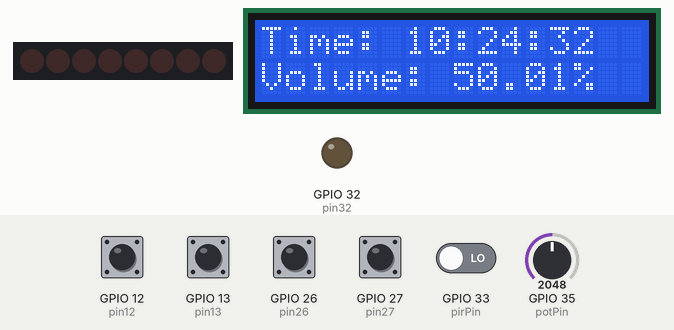
Simulated run of this sketch. Board: ESP32. Shown: 8 shift-register outputs drawn as a row of LEDs (first output left, lit = HIGH), 16×2 character LCD, output pins drawn as LEDs (lit = HIGH). Wiring (inferred from the names in the program): shift register (74HC595): data GPIO 2; shift clock GPIO 4; latch GPIO 5. Wiring (inferred from the signals the program sends): row of LEDs: on Q0, Q1, Q2, Q3, Q4, Q5, Q6, Q7. The inputs (shaded band) are chosen by the test bench; at power-on: GPIO 12 (pin12), GPIO 13 (pin13), GPIO 26 (pin26), GPIO 27 (pin27) HIGH, GPIO 33 (pirPin) LOW, GPIO 35 (potPin) = 2048. WiFi joins after 1.5 s; servers stay silent unless stated; network time is answered at once with the bench clock; the local clock reads 2024-03-15 10:24:30 at power-on unless the sketch sets it; USB keyboard and mouse output is not drawn; pins used as bus, display or sensor lines are not drawn; what the sketch prints to the serial monitor is not drawn.

Above: at 3.5 s.
3.6 s: GPIO 27 (pin27) pulled LOW for 1 s
At 7.8 s:
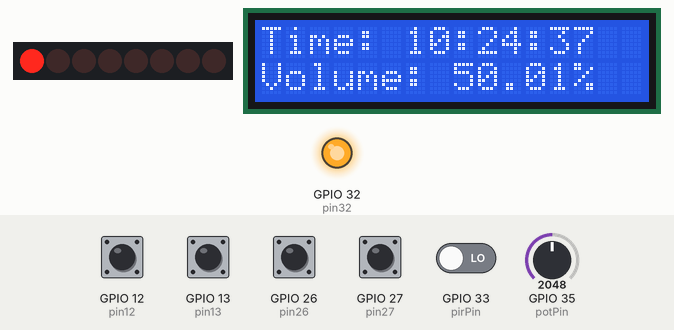
8.1 s: GPIO 26 (pin26) pulled LOW for 1 s
At 11.4 s:
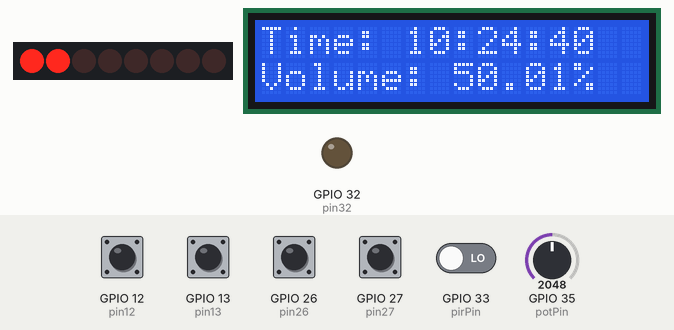
12.6 s: GPIO 26 (pin26) pulled LOW for 1 s
At 14.3 s:
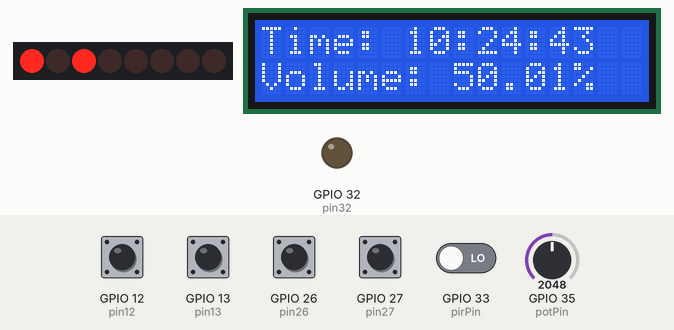
17.1 s: GPIO 35 (potPin) set to 2866
At 19.4 s:
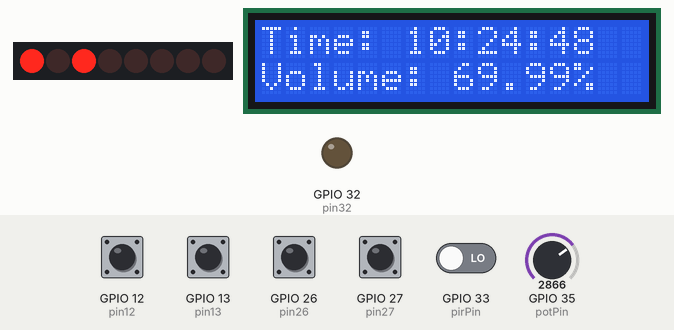
19.8 s: GPIO 35 (potPin) set to 3603
At 22.7 s:
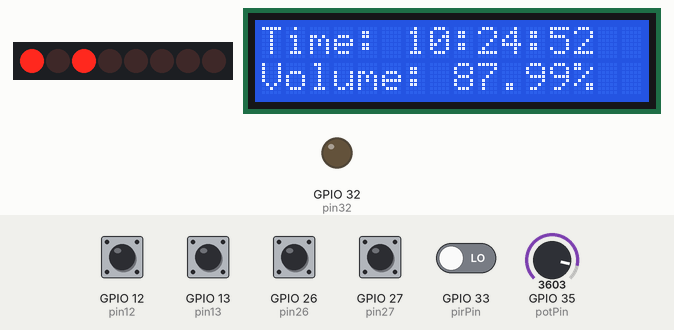
22.8 s: GPIO 27 (pin27) pulled LOW for 1 s
At 61.7 s:
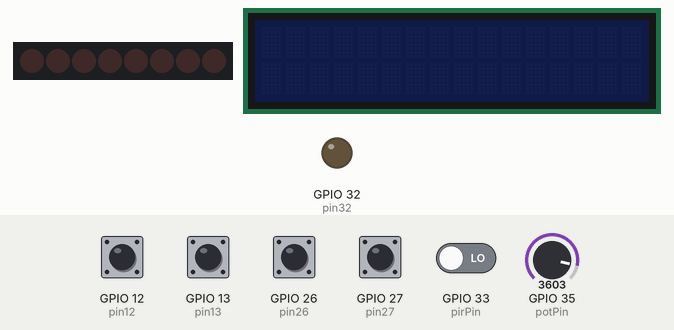
Timing chart, 0 to 61.9 s (numbered marks = the images above; inputs shaded):
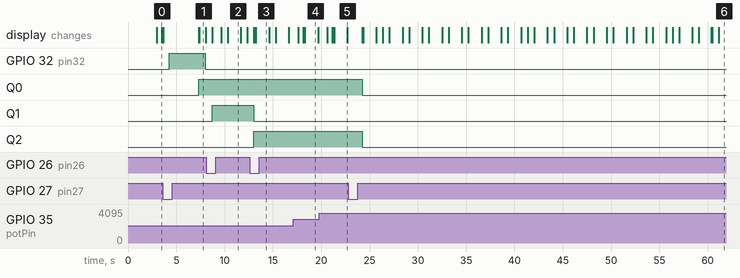

Measured:
- after the input at 3.6 s, GPIO 32 (pin32): LOW → HIGH after 0.66 s, → LOW 3.7 s later
- after the input at 8.1 s, the display: first changes after 0.63 s (image 2 shows a later state)
- after the input at 12.6 s, the display: first changes after 0.43 s (image 3 shows a later state)
- after the input at 22.8 s, the display: first changes after 1.5 s (image 6 shows a later state)
- what the display in image 1 shows lasts 0.7 s, from 7.4 s to 8.1 s
- what the display in image 2 shows lasts 1.4 s, from 10.3 s to 11.7 s

The sketch:

ECE2360FinalProject.ino
```cpp
#include <BleKeyboard.h>
#include <Wire.h>
#include <LiquidCrystal_I2C.h>
#include <WiFi.h>
#include <NTPClient.h>
#include <WiFiUdp.h>
#include "esp_log.h"

const int pin26 = 26;
const int pin27 = 27;
const int pin25 = 25;
const int pin32 = 32;
const int pin13 = 13;
const int pin12 = 12;

const int potPin = 35; // analog pin for potentiometer
const int pirPin = 33; // pin for motion sensor

const int dataPin = 2;   // SER
const int latchPin = 5;  // RCLK
const int clockPin = 4;  // SRCLK

// Create LCD object: address 0x27, 16 columns, 2 rows
LiquidCrystal_I2C lcd(0x27, 16, 2);

// Wi-Fi credentials for the phone hotspot
const char* ssid = "Samsung Galaxy S8 8534";  // replace with your hotspot's SSID
const char* password = "roydinh1234";  // replace with your hotspot's password

// NTP client setup
WiFiUDP ntpUDP;
NTPClient timeClient(ntpUDP, "pool.ntp.org", -4 * 3600, 60000);  // Update every 60 seconds

// potMode = true to change volume
// potMode = false to change brightness
bool potMode = true;

unsigned long lastMotionTime = 0;
const unsigned long displayTimeout = 60000; // 5 seconds in milliseconds
int state = 0;

BleKeyboard bleKeyboard("SpotifyRemote", "Roy Inc.", 100);
bool wasPressed = false;


int lastPotPercent = -1;

bool inSpotify = false;
bool isPlaying = false;


const int ledSpotifyOpen = 0; // Q0
const int ledSongPlaying = 1; // Q1
const int ledSongPaused = 2;  // Q2

void setup() {
  pinMode(pin26, INPUT_PULLUP);
  pinMode(pin27, INPUT_PULLUP);
  pinMode(pin25, INPUT_PULLUP);
  pinMode(pin13, INPUT_PULLUP);
  pinMode(pin12, INPUT_PULLUP);

  pinMode(pirPin, INPUT);
  pinMode(pin32, OUTPUT);

  pinMode(dataPin, OUTPUT);
  pinMode(latchPin, OUTPUT);
  pinMode(clockPin, OUTPUT);

  digitalWrite(pin32, LOW);
  Serial.begin(9600);

  Wire.begin(21, 22); // Set I2C pins for ESP32
  lcd.begin(16, 2);
  lcd.backlight();

  // Connect to Wi-Fi
  Serial.println("Connecting to WiFi...");
  esp_log_level_set("wifi", ESP_LOG_WARN);
  WiFi.begin(ssid, password);
  while (WiFi.status() != WL_CONNECTED) {
    delay(1000);
    Serial.print(".");
  }
  Serial.println("\nConnected to WiFi");

  // Start the NTP client
  timeClient.begin();
  bleKeyboard.begin();

  updateShiftRegister(0, 0, 0);
  inSpotify = false;
  isPlaying = false;
}

void loop() {


  state = digitalRead(pirPin);         // Read the state of the PIR sensor
  if (state == HIGH) {
    //Serial.println("Somebody here!");
    lastMotionTime = millis(); // reset timer
    lcd.backlight();
    lcd.display();
  } else {
    //Serial.println("Monitoring...");

    // check if 5 seconds have passed since last motion
    if (millis() - lastMotionTime >= displayTimeout) {
      lcd.noDisplay();
      lcd.noBacklight();
    }
  }

  if (bleKeyboard.isConnected()) {

    if (digitalRead(pin27) == LOW && !wasPressed) {
      Serial.println("pin27 pressed");
      wasPressed = true;
      if (!inSpotify) {
        inSpotify = true;
        digitalWrite(pin32, HIGH);
        Serial.println("Opening Spotify...");

        // Step 1: Press Windows + R
        bleKeyboard.press(KEY_LEFT_GUI); // Windows key
        bleKeyboard.press('r');
        delay(800);
        bleKeyboard.releaseAll();

        // Step 2: Wait for Run dialog
        delay(800);

        // Step 3: Type "spotify" and press Enter
        const char* command = "C:\\Scripts\\ToggleSpotify.bat";
        for (int i = 0; i < strlen(command); i++) {
          bleKeyboard.write(command[i]);
          delay(50);  // Delay between characters
        }

        bleKeyboard.write(KEY_RETURN);

        // Update the shift register to show that Spotify is open
        updateShiftRegister(1, 0, 0); // Set Q0 to HIGH (Spotify open)

      } else {
        inSpotify = false;
         // Step 1: Press Windows + R
        bleKeyboard.press(KEY_LEFT_GUI); // Windows key
        bleKeyboard.press('r');
        delay(400);
        bleKeyboard.releaseAll();

        // Step 2: Wait for Run dialog
        delay(400);

        bleKeyboard.print("C:\\Scripts\\ToggleSpotify.bat");

        bleKeyboard.write(KEY_RETURN);
        delay(100);
        bleKeyboard.releaseAll();


        // Update the shift register to show that Spotify is open
        updateShiftRegister(0, 0, 0); // Set Q0 to LOW (Spotify closed)
        isPlaying = false;
      }

    } else if (digitalRead(pin27) == HIGH) {
      wasPressed = false;
      digitalWrite(pin32, LOW);
    }
  }

  delay(50);


  // Handle button on pin 26
  if (digitalRead(pin26) == LOW) {
    Serial.println("Button on pin 26 is pressed");
    if (!isPlaying) {
      isPlaying = true;
      updateShiftRegister(1, 1, 0);
    } else {
      isPlaying = false;
      updateShiftRegister(1, 0, 1);
    }
    bleKeyboard.write(KEY_MEDIA_PLAY_PAUSE);
    delay(200); // debounce
  }


  if (digitalRead(pin13) == LOW) {
    Serial.println("Button on pin 13 is pressed");
    bleKeyboard.write(KEY_MEDIA_PREVIOUS_TRACK);
  }

  if (digitalRead(pin12) == LOW) {
    Serial.println("Button on pin 12 is pressed");
    bleKeyboard.write(KEY_MEDIA_NEXT_TRACK);
  }

  // Read potentiometer value
  int potValue = analogRead(potPin);
  int potPercent = map(potValue, 0, 4095, 0, 100);

  // Only act if the value changed significantly (say 2% or more)
  if (abs(potPercent - lastPotPercent) >= 0) {
    int difference = potPercent - lastPotPercent;

    int steps = abs(difference) / 2;

    if (difference > 0) {
      // Pot value increased — raise volume
      for (int i = 0; i < steps; i++) {
        bleKeyboard.write(KEY_MEDIA_VOLUME_UP);
        delay(30);  // prevent overloading the system
      }
    } else {
      // Pot value decreased — lower volume
      for (int i = 0; i < steps; i++) {
        bleKeyboard.write(KEY_MEDIA_VOLUME_DOWN);
        delay(30);
      }
    }

    lastPotPercent = potPercent; // Update stored value
  }


  // Get the current time from NTP client
  timeClient.update();
  String formattedTime = timeClient.getFormattedTime();

  // Show time on the first line of the LCD
  lcd.setCursor(0, 0);
  lcd.print("Time: ");
  lcd.print(formattedTime);

  // Show potentiometer value on the second line
  lcd.setCursor(0, 1);

  lcd.print("Volume: ");
  delay(500); // adjust refresh rate

  lcd.print(potValue / 4095.00 * 100.0);
  lcd.print("%");
  lcd.print("     "); // clear leftover chars
  delay(100); // adjust refresh rate

}

// Function to update the shift register
void updateShiftRegister(int spotifyOpen, int songPlaying, int songPaused) {
  int shiftData = 0;

  // Set bits for each LED based on the states
  shiftData = (spotifyOpen << ledSpotifyOpen) | (songPlaying << ledSongPlaying) | (songPaused << ledSongPaused);

  // Send the data to the shift register
  digitalWrite(latchPin, LOW);  // Prepare to send data
  shiftOut(dataPin, clockPin, MSBFIRST, shiftData);  // Send data bit by bit
  digitalWrite(latchPin, HIGH);  // Latch the data into the outputs
}
```
